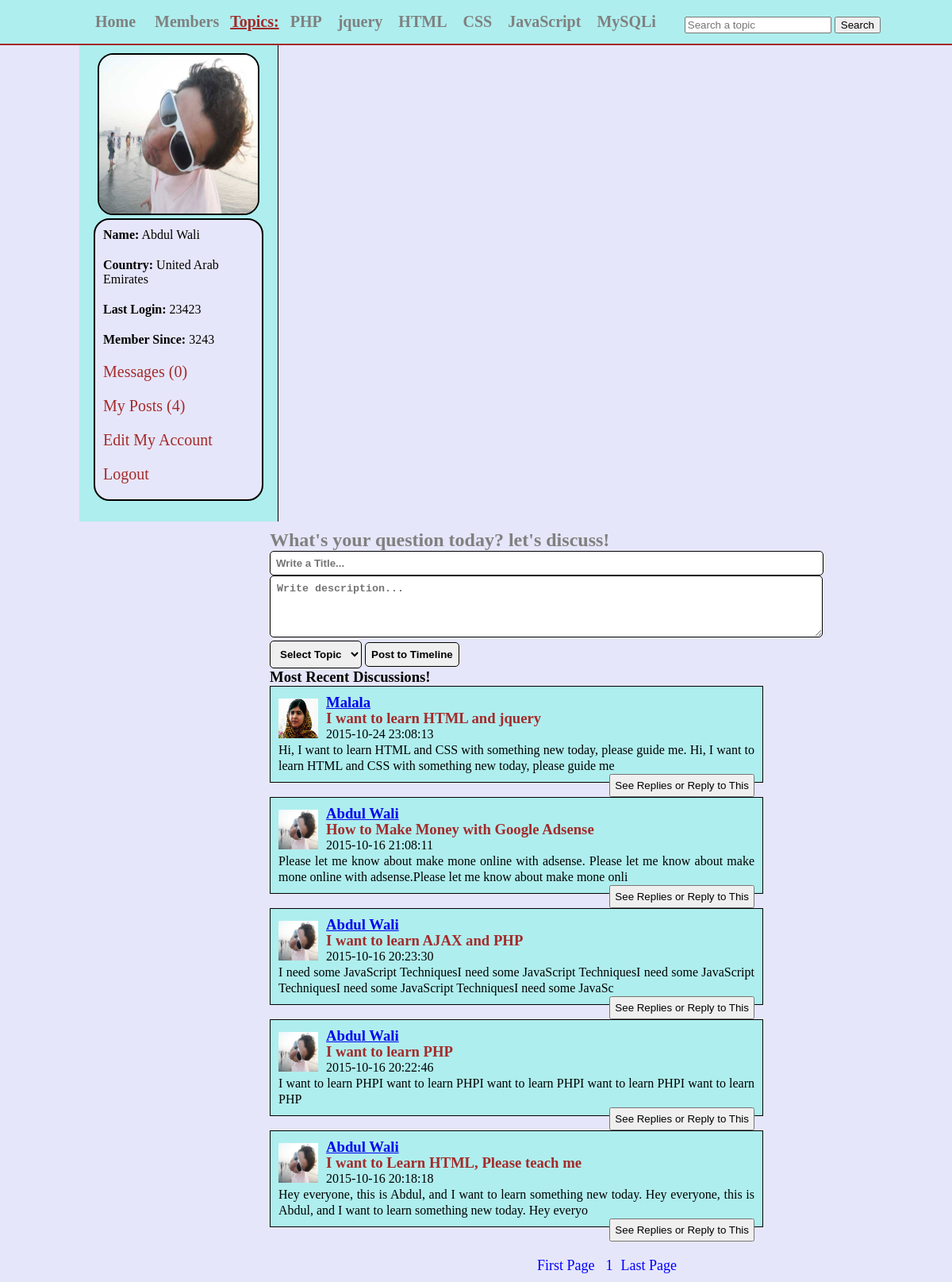
The page /social_network/home.php (signed in) on the database its author committed.
### tables this page shows
CREATE TABLE IF NOT EXISTS `topics` (
  `topic_id` int(11) NOT NULL AUTO_INCREMENT,
  `topic_name` varchar(255) NOT NULL,
  PRIMARY KEY (`topic_id`)
);

CREATE TABLE IF NOT EXISTS `users` (
  `user_id` int(11) NOT NULL AUTO_INCREMENT,
  `user_name` varchar(255) NOT NULL,
  `user_pass` varchar(255) NOT NULL,
  `user_email` varchar(255) NOT NULL,
  `user_country` text NOT NULL,
  `user_gender` text NOT NULL,
  `user_birthday` text NOT NULL,
  `user_image` text NOT NULL,
  `user_reg_date` text NOT NULL,
  `user_last_login` text NOT NULL,
  `status` text NOT NULL,
  `ver_code` int(100) NOT NULL,
  `posts` text NOT NULL,
  PRIMARY KEY (`user_id`)
);

CREATE TABLE IF NOT EXISTS `posts` (
  `post_id` int(11) NOT NULL AUTO_INCREMENT,
  `user_id` int(11) NOT NULL,
  `topic_id` int(11) NOT NULL,
  `post_title` text NOT NULL,
  `post_content` text NOT NULL,
  `post_date` timestamp NOT NULL DEFAULT CURRENT_TIMESTAMP,
  PRIMARY KEY (`post_id`)
);

### social_network/home.php (the view, shortened to what this page needs)
<!DOCTYPE html>
<?php
include("functions/functions.php");
?>
<?php
if(!isset($_SESSION['user_email'])){
	header("location: index.php");
}
else { ?>
<html>
	<head>
	<link rel="stylesheet" href="styles/home_style.css" media="all"/>
	</head>
<body>
	<div class="container">
		<div id="head_wrap">
			<div id="header">
				<ul id="menu">
					<li><a href="home.php">Home</a></li>
					<li><a href="members.php">Members</a></li>
					<strong>Topics:</strong>
					<?php
					$get_topics = "select * from topics";
					$run_topics = mysqli_query($con,$get_topics);
					while($row=mysqli_fetch_array($run_topics)){
						$topic_id = $row['topic_id'];
						$topic_name = $row['topic_name'];
					echo "<li><a href='topic.php?topic=$topic_id'>$topic_name</a></li>";
					}
					?>
				</ul>
				<form method="get" action="results.php" id="form1">
					<input type="text" name="user_query" placeholder="Search a topic"/>
					<input type="submit" name="search" value="Search"/>
				</form>
			</div>
		</div>
			<div class="content">
			<div id="user_timeline">
				<div id="user_details">
					<?php
					$user = $_SESSION['user_email'];
					$get_user = "select * from users where user_email='$user'";
					$run_user = mysqli_query($con,$get_user);
					$row=mysqli_fetch_array($run_user);
					$user_id = $row['user_id'];
					$user_name = $row['user_name'];
					$user_country = $row['user_country'];
					$user_image = $row['user_image'];
					$register_date = $row['user_reg_date'];
					$last_login = $row['user_last_login'];
					$user_posts = "select * from posts where user_id='$user_id'";
					$run_posts = mysqli_query($con,$user_posts);
					$posts = mysqli_num_rows($run_posts);
					$sel_msg = "select * from messages where receiver='$user_id' AND status='unread' ORDER by 1 DESC";
					$run_msg = mysqli_query($con,$sel_msg);
					$count_msg = mysqli_num_rows($run_msg);
					echo "
						<center>
						<img src='users/$user_image' width='200' height='200'/>
						</center>
						<div id='user_mention'>
						<p><strong>Name:</strong> $user_name</p>
						<p><strong>Country:</strong> $user_country</p>
						<p><strong>Last Login:</strong> $last_login</p>
						<p><strong>Member Since:</strong> $register_date</p>
						<p><a href='my_messages.php?inbox&u_id=$user_id'>Messages ($count_msg)</a></p>
						<p><a href='my_posts.php?u_id=$user_id'>My Posts ($posts)</a></p>
						<p><a href='edit_profile.php?u_id=$user_id'>Edit My Account</a></p>
						<p><a href='logout.php'>Logout</a></p>
						</div>
					";
					?>
					</div>
				</div>
			</div>
				<div id="content_timeline">
					<form action="home.php?id=<?php echo $user_id;?>" method="post" id="f">
					<h2>What's your question today? let's discuss!</h2>
					<input type="text" name="title" placeholder="Write a Title..." size="82" required="required"/><br/>
					<textarea cols="83" rows="4" name="content" placeholder="Write description..."></textarea><br/>
					<select name="topic">
						<option>Select Topic</option>
					</select>
					<input type="submit" name="sub" value="Post to Timeline"/>
					</form>
						<h3>Most Recent Discussions!</h3>
						<?php get_posts();?>
				</div>
</body>
</html>
<?php } ?>

### social_network/functions/functions.php (shortened to what this page needs)
<?php
$con = mysqli_connect("localhost","qwerk","51525354","SOCIALJERSY") or die("Connection was not established");
	function get_posts(){
	global $con;
	$per_page=5;
	if (isset($_GET['page'])) {
	$page = $_GET['page'];
	}
	else {
	$page=1;
	}
	$start_from = ($page-1) * $per_page;
	$get_posts = "select * from posts ORDER by 1 DESC LIMIT $start_from, $per_page";
	$run_posts = mysqli_query($con,$get_posts);
	while($row_posts=mysqli_fetch_array($run_posts)){
		$post_id = $row_posts['post_id'];
		$user_id = $row_posts['user_id'];
		$post_title = $row_posts['post_title'];
		$content = substr($row_posts['post_content'],0,150);
		$post_date = $row_posts['post_date'];
		$user = "select * from users where user_id='$user_id' AND posts='yes'";
		$run_user = mysqli_query($con,$user);
		$row_user=mysqli_fetch_array($run_user);
		$user_name = $row_user['user_name'];
		$user_image = $row_user['user_image'];
		echo "<div id='posts'>
		<p><img src='users/$user_image' width='50' height='50'></p>
		<h3><a href='user_profile.php?u_id=$user_id'>$user_name</a></h3>
		<h3>$post_title</h3>
		<p>$post_date</p>
		<p>$content</p>
		<a href='single.php?post_id=$post_id' style='float:right;'><button>See Replies or Reply to This</button></a>
		</div><br/>
		";
	}
	include("pagination.php");
	}
?>

### social_network/styles/home_style.css (style rules this page uses)
html, body, div, span, applet, object, iframe, h1, h2, h3, h4, h5, h6, p, blockquote, pre, a, abbr, acronym, address, big, cite, code, del, dfn, em, img, ins, kbd, q, s, samp, small, strike, strong, sub, sup, tt, var, b, u, i, center, dl, dt, dd, ol, ul, li, fieldset, form, label, legend, table, caption, tbody, tfoot, thead, tr, th, td, article, aside, canvas, details, embed, figure, figcaption, footer, header, hgroup, menu, nav, output, ruby, section, summary, time, mark, audio, video { margin: 0; padding: 0; border: 0; }
body { background-color:#E6E6FA; }
.container { margin:0; padding:0; background-color:#E6E6FA; }
#head_wrap { width:100%; height:35px; margin:0 auto; border-bottom:2px solid brown; padding:10px; background:#AFEEEE; }
#header { margin:0 auto; width:1000px; height:35px; }
#menu { line-height:35px; padding:0; margin:0; float:left; }
#menu li { display:inline; list-style:none; }
#menu a { margin:5px; padding:5px; text-decoration:none; color:gray; font-size:20px; font-weight:bold; }
#menu strong { font-size:20px; text-decoration:underline; color:brown; }
#form1 { float:right; line-height:35px; padding-top:3px; }
.content { width:1000px; margin:0 auto; }
#user_timeline { background:#AFEEEE; width:250px; float:left; height:600px; border-right:1px solid black; }
#user_details { padding:10px; }
#user_details img { border:2px solid black; border-radius:20px; }
#user_details p { margin-bottom:10px; padding:5px; }
#user_details a { color:brown; font-size:20px; text-decoration:none; }
#user_mention { background:#E6E6FA; border:2px solid black; border-radius:20px; width:200px; margin:0 auto; padding:5px; }
#content_timeline { float:right; width:850px; padding:10px; }
#f input { padding:7px; border:1px solid black; border-radius:5px; font-weight:bolder; }
#f textarea { padding:8px; border:1px solid black; border-radius:5px; font-weight:bolder; }
#f select { padding:8px; border:1px solid black; border-radius:5px; font-weight:bolder; }
#f h2 { color:gray; font-family:Sansational; }
#posts { width:600px; background:#AFEEEE; padding:10px; line-height:20px; border:1px solid black; text-align:justify; }
#posts img { float:left; padding-top:5px; padding-right:10px; }
#posts h3 { color:brown; }
#posts button { padding:5px; }

### rows shown on the page
topics: topic_name "PHP"
topics: topic_name "jquery"
topics: topic_name "HTML"
topics: topic_name "CSS"
topics: topic_name "JavaScript"
topics: topic_name "MySQLi"
users: user_image (picture), user_name "Abdul Wali", user_country "United Arab Emirates", user_last_login "23423", user_reg_date "3243"
posts: user.user_image (picture), user.user_name "Malala", post_title "I want to learn HTML and jquery", post_date "2015-10-24 23:08:13", post_content "Hi, I want to learn HTML and CSS with something new today, please guide me. Hi, I want to learn HTML and CSS with something new today, please guide me"
posts: user.user_image (picture), user.user_name "Abdul Wali", post_title "How to Make Money with Google Adsense", post_date "2015-10-16 21:08:11", post_content "Please let me know about make mone online with adsense. Please let me know about make mone online with adsense.Please let me know about make mone onli"
posts: user.user_image (picture), user.user_name "Abdul Wali", post_title "I want to learn AJAX and PHP", post_date "2015-10-16 20:23:30", post_content "I need some JavaScript TechniquesI need some JavaScript TechniquesI need some JavaScript TechniquesI need some JavaScript TechniquesI need some JavaSc"
posts: user.user_image (picture), user.user_name "Abdul Wali", post_title "I want to learn PHP", post_date "2015-10-16 20:22:46", post_content "I want to learn PHPI want to learn PHPI want to learn PHPI want to learn PHPI want to learn PHP"
posts: user.user_image (picture), user.user_name "Abdul Wali", post_title "I want to Learn HTML, Please teach me", post_date "2015-10-16 20:18:18", post_content "Hey everyone, this is Abdul, and I want to learn something new today. Hey everyone, this is Abdul, and I want to learn something new today. Hey everyo"

### other values the page prints
$count_msg "0"
$posts "4"
